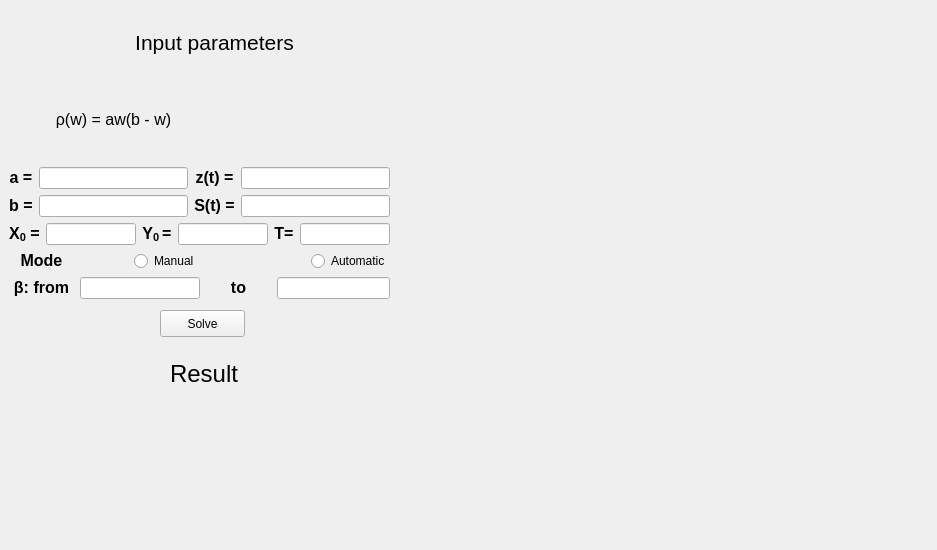
<?xml version="1.0" encoding="UTF-8"?>
<ui version="4.0">
 <class>MainWindow</class>
 <widget class="QMainWindow" name="MainWindow">
  <property name="geometry">
   <rect>
    <x>0</x>
    <y>0</y>
    <width>937</width>
    <height>550</height>
   </rect>
  </property>
  <property name="windowTitle">
   <string/>
  </property>
  <widget class="QWidget" name="centralwidget">
   <widget class="QLabel" name="label">
    <property name="geometry">
     <rect>
      <x>130</x>
      <y>30</y>
      <width>169</width>
      <height>26</height>
     </rect>
    </property>
    <property name="text">
     <string>&lt;html&gt;&lt;head/&gt;&lt;body&gt;&lt;p align=&quot;center&quot;&gt;&lt;span style=&quot; font-size:16pt;&quot;&gt;Input parameters&lt;/span&gt;&lt;/p&gt;&lt;/body&gt;&lt;/html&gt;</string>
    </property>
   </widget>
   <widget class="QLabel" name="label_2">
    <property name="geometry">
     <rect>
      <x>170</x>
      <y>360</y>
      <width>68</width>
      <height>29</height>
     </rect>
    </property>
    <property name="text">
     <string>&lt;html&gt;&lt;head/&gt;&lt;body&gt;&lt;p align=&quot;center&quot;&gt;&lt;span style=&quot; font-size:18pt;&quot;&gt;Result&lt;/span&gt;&lt;/p&gt;&lt;/body&gt;&lt;/html&gt;</string>
    </property>
   </widget>
   <widget class="QLabel" name="label_res">
    <property name="geometry">
     <rect>
      <x>30</x>
      <y>400</y>
      <width>411</width>
      <height>101</height>
     </rect>
    </property>
    <property name="minimumSize">
     <size>
      <width>411</width>
      <height>101</height>
     </size>
    </property>
    <property name="text">
     <string>&lt;html&gt;&lt;head/&gt;&lt;body&gt;&lt;p align=&quot;center&quot;&gt;&lt;br/&gt;&lt;/p&gt;&lt;/body&gt;&lt;/html&gt;</string>
    </property>
   </widget>
   <widget class="QPushButton" name="pushButton">
    <property name="geometry">
     <rect>
      <x>160</x>
      <y>310</y>
      <width>85</width>
      <height>27</height>
     </rect>
    </property>
    <property name="maximumSize">
     <size>
      <width>91</width>
      <height>31</height>
     </size>
    </property>
    <property name="text">
     <string>Solve</string>
    </property>
   </widget>
   <widget class="QWidget" name="widget_plot" native="true">
    <property name="geometry">
     <rect>
      <x>450</x>
      <y>110</y>
      <width>471</width>
      <height>421</height>
     </rect>
    </property>
   </widget>
   <widget class="QWidget" name="">
    <property name="geometry">
     <rect>
      <x>9</x>
      <y>78</y>
      <width>381</width>
      <height>221</height>
     </rect>
    </property>
    <layout class="QVBoxLayout" name="verticalLayout">
     <item>
      <layout class="QGridLayout" name="gridLayout">
       <item row="0" column="1">
        <widget class="QLabel" name="label_3">
         <property name="text">
          <string>&lt;html&gt;&lt;head/&gt;&lt;body&gt;&lt;p align=&quot;center&quot;&gt;&lt;span style=&quot; font-size:12pt;&quot;&gt;ρ(w) = aw(b - w)&lt;/span&gt;&lt;/p&gt;&lt;/body&gt;&lt;/html&gt;</string>
         </property>
        </widget>
       </item>
       <item row="0" column="2" colspan="2">
        <spacer name="horizontalSpacer_5">
         <property name="orientation">
          <enum>Qt::Horizontal</enum>
         </property>
         <property name="sizeHint" stdset="0">
          <size>
           <width>148</width>
           <height>20</height>
          </size>
         </property>
        </spacer>
       </item>
       <item row="1" column="0">
        <widget class="QLabel" name="label_4">
         <property name="text">
          <string>&lt;html&gt;&lt;head/&gt;&lt;body&gt;&lt;p align=&quot;center&quot;&gt;&lt;span style=&quot; font-size:12pt; font-weight:600;&quot;&gt;a =&lt;/span&gt;&lt;/p&gt;&lt;/body&gt;&lt;/html&gt;</string>
         </property>
        </widget>
       </item>
       <item row="1" column="1">
        <widget class="QLineEdit" name="lineEdit_a"/>
       </item>
       <item row="1" column="2">
        <widget class="QLabel" name="label_7">
         <property name="text">
          <string>&lt;html&gt;&lt;head/&gt;&lt;body&gt;&lt;p align=&quot;center&quot;&gt;&lt;span style=&quot; font-size:12pt; font-weight:600;&quot;&gt;z(t) =&lt;/span&gt;&lt;/p&gt;&lt;/body&gt;&lt;/html&gt;</string>
         </property>
        </widget>
       </item>
       <item row="1" column="3">
        <widget class="QLineEdit" name="lineEdit_z"/>
       </item>
       <item row="2" column="0">
        <widget class="QLabel" name="label_5">
         <property name="text">
          <string>&lt;html&gt;&lt;head/&gt;&lt;body&gt;&lt;p align=&quot;center&quot;&gt;&lt;span style=&quot; font-size:12pt; font-weight:600;&quot;&gt;b =&lt;/span&gt;&lt;/p&gt;&lt;/body&gt;&lt;/html&gt;</string>
         </property>
        </widget>
       </item>
       <item row="2" column="1">
        <widget class="QLineEdit" name="lineEdit_b"/>
       </item>
       <item row="2" column="2">
        <widget class="QLabel" name="label_6">
         <property name="text">
          <string>&lt;html&gt;&lt;head/&gt;&lt;body&gt;&lt;p align=&quot;center&quot;&gt;&lt;span style=&quot; font-size:12pt; font-weight:600;&quot;&gt;S(t) =&lt;/span&gt;&lt;/p&gt;&lt;/body&gt;&lt;/html&gt;</string>
         </property>
        </widget>
       </item>
       <item row="2" column="3">
        <widget class="QLineEdit" name="lineEdit_s"/>
       </item>
      </layout>
     </item>
     <item>
      <layout class="QHBoxLayout" name="horizontalLayout">
       <item>
        <widget class="QLabel" name="label_8">
         <property name="text">
          <string>&lt;html&gt;&lt;head/&gt;&lt;body&gt;&lt;p align=&quot;center&quot;&gt;&lt;span style=&quot; font-size:12pt; font-weight:600;&quot;&gt;X&lt;/span&gt;&lt;span style=&quot; font-size:12pt; font-weight:600; vertical-align:sub;&quot;&gt;0&lt;/span&gt;&lt;span style=&quot; font-size:12pt; font-weight:600;&quot;&gt; =&lt;/span&gt;&lt;/p&gt;&lt;/body&gt;&lt;/html&gt;</string>
         </property>
        </widget>
       </item>
       <item>
        <widget class="QLineEdit" name="lineEdit_x0"/>
       </item>
       <item>
        <widget class="QLabel" name="label_9">
         <property name="text">
          <string>&lt;html&gt;&lt;head/&gt;&lt;body&gt;&lt;p align=&quot;center&quot;&gt;&lt;span style=&quot; font-size:12pt; font-weight:600;&quot;&gt;Y&lt;/span&gt;&lt;span style=&quot; font-size:12pt; font-weight:600; vertical-align:sub;&quot;&gt;0 &lt;/span&gt;&lt;span style=&quot; font-size:12pt; font-weight:600;&quot;&gt;=&lt;/span&gt;&lt;/p&gt;&lt;/body&gt;&lt;/html&gt;</string>
         </property>
        </widget>
       </item>
       <item>
        <widget class="QLineEdit" name="lineEdit_y0"/>
       </item>
       <item>
        <widget class="QLabel" name="label_14">
         <property name="text">
          <string>&lt;html&gt;&lt;head/&gt;&lt;body&gt;&lt;p align=&quot;center&quot;&gt;&lt;span style=&quot; font-size:12pt; font-weight:600;&quot;&gt;T&lt;/span&gt;&lt;span style=&quot; font-size:12pt; font-weight:600; vertical-align:sub;&quot;/&gt;&lt;span style=&quot; font-size:12pt; font-weight:600;&quot;&gt;=&lt;/span&gt;&lt;/p&gt;&lt;/body&gt;&lt;/html&gt;</string>
         </property>
        </widget>
       </item>
       <item>
        <widget class="QLineEdit" name="lineEdit_T"/>
       </item>
      </layout>
     </item>
     <item>
      <layout class="QGridLayout" name="gridLayout_2">
       <item row="0" column="0">
        <widget class="QLabel" name="label_12">
         <property name="text">
          <string>&lt;html&gt;&lt;head/&gt;&lt;body&gt;&lt;p align=&quot;center&quot;&gt;&lt;span style=&quot; font-size:12pt; font-weight:600;&quot;&gt;Mode&lt;/span&gt;&lt;/p&gt;&lt;/body&gt;&lt;/html&gt;</string>
         </property>
        </widget>
       </item>
       <item row="0" column="1">
        <spacer name="horizontalSpacer_9">
         <property name="orientation">
          <enum>Qt::Horizontal</enum>
         </property>
         <property name="sizeType">
          <enum>QSizePolicy::Fixed</enum>
         </property>
         <property name="sizeHint" stdset="0">
          <size>
           <width>48</width>
           <height>20</height>
          </size>
         </property>
        </spacer>
       </item>
       <item row="0" column="2" colspan="2">
        <widget class="QRadioButton" name="radioButton_man">
         <property name="text">
          <string>Manual</string>
         </property>
        </widget>
       </item>
       <item row="0" column="4">
        <spacer name="horizontalSpacer_7">
         <property name="orientation">
          <enum>Qt::Horizontal</enum>
         </property>
         <property name="sizeType">
          <enum>QSizePolicy::Fixed</enum>
         </property>
         <property name="sizeHint" stdset="0">
          <size>
           <width>28</width>
           <height>20</height>
          </size>
         </property>
        </spacer>
       </item>
       <item row="0" column="5">
        <widget class="QRadioButton" name="radioButton_auto">
         <property name="text">
          <string>Automatic</string>
         </property>
        </widget>
       </item>
       <item row="1" column="0">
        <widget class="QLabel" name="label_10">
         <property name="text">
          <string>&lt;html&gt;&lt;head/&gt;&lt;body&gt;&lt;p align=&quot;center&quot;&gt;&lt;span style=&quot; font-size:12pt; font-weight:600;&quot;&gt;β:  from&lt;/span&gt;&lt;/p&gt;&lt;/body&gt;&lt;/html&gt;</string>
         </property>
        </widget>
       </item>
       <item row="1" column="1" colspan="2">
        <widget class="QLineEdit" name="lineEdit_beta_from"/>
       </item>
       <item row="1" column="3">
        <widget class="QLabel" name="label_11">
         <property name="text">
          <string>&lt;html&gt;&lt;head/&gt;&lt;body&gt;&lt;p align=&quot;center&quot;&gt;&lt;span style=&quot; font-size:12pt; font-weight:600;&quot;&gt;to&lt;/span&gt;&lt;/p&gt;&lt;/body&gt;&lt;/html&gt;</string>
         </property>
        </widget>
       </item>
       <item row="1" column="4" colspan="2">
        <widget class="QLineEdit" name="lineEdit_beta_to"/>
       </item>
      </layout>
     </item>
    </layout>
   </widget>
   <zorder>label_2</zorder>
   <zorder>layoutWidget</zorder>
   <zorder>label</zorder>
   <zorder></zorder>
   <zorder>lineEdit_b</zorder>
   <zorder>label_5</zorder>
   <zorder>lineEdit_y0</zorder>
   <zorder>lineEdit_T</zorder>
   <zorder>label_14</zorder>
   <zorder>horizontalSpacer_4</zorder>
   <zorder></zorder>
   <zorder></zorder>
   <zorder>label_res</zorder>
   <zorder>pushButton</zorder>
   <zorder>widget_plot</zorder>
  </widget>
 </widget>
 <resources/>
 <connections/>
</ui>
